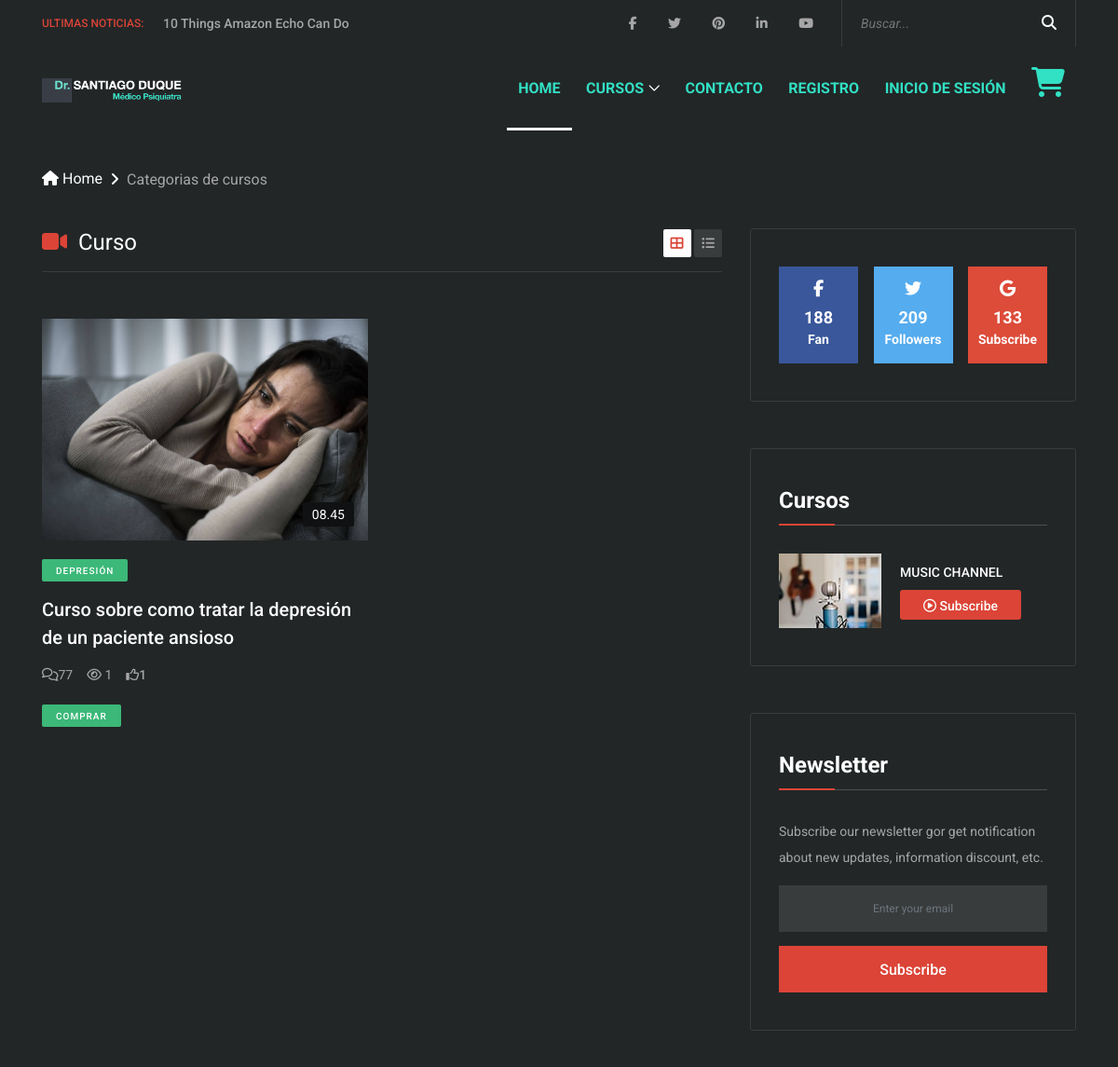
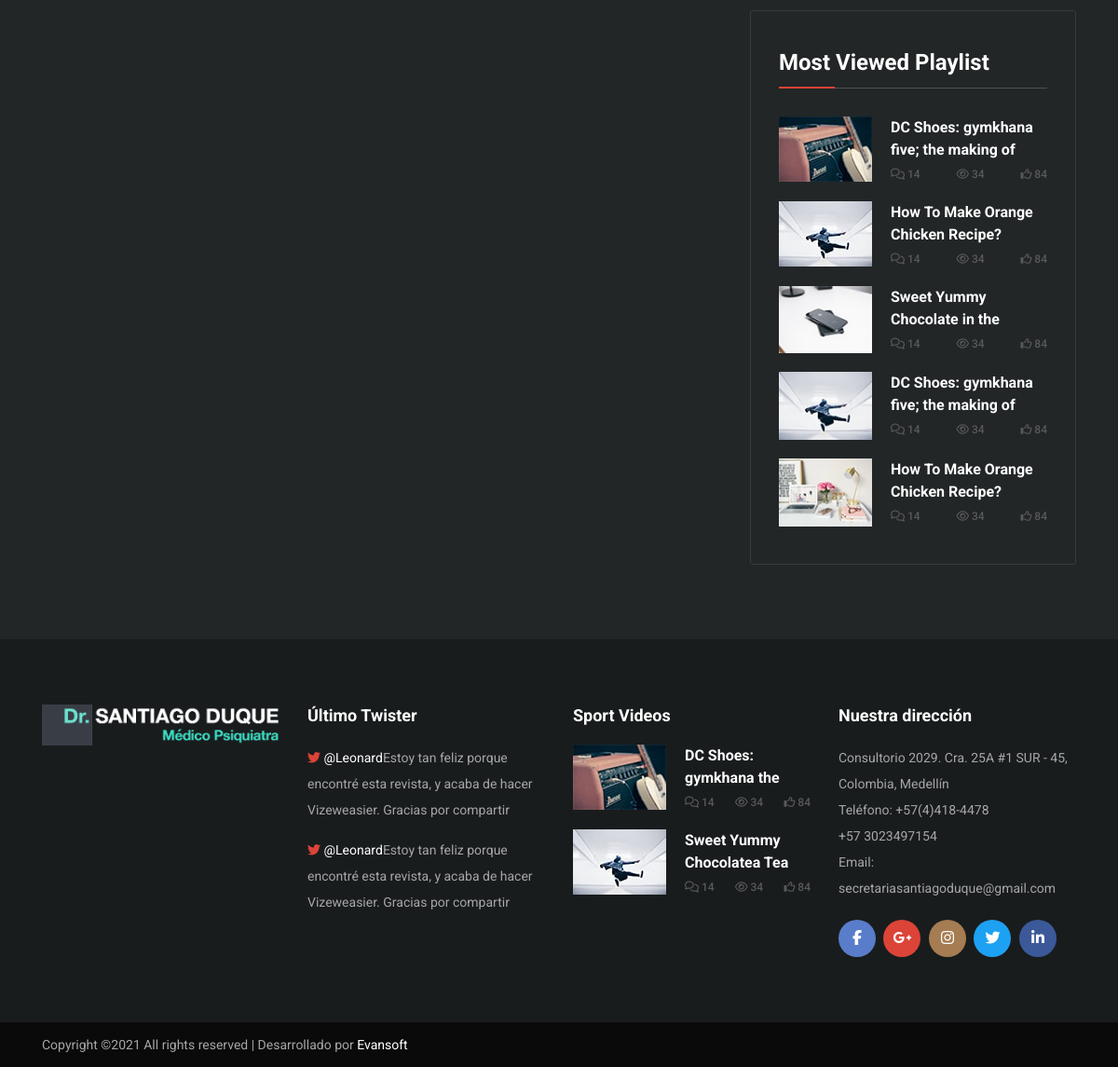
/cursos/0/1/, run on the app's committed database (2 pictures, top to bottom).
### a/models.py (models this page shows, shortened)
class subCategorias(models.Model):
	nombre = models.CharField(max_length=50)
	titulo = models.CharField(max_length=150,default="")
	intro = models.FileField(upload_to="Intro")
	precio = models.CharField(max_length=10)
	categoria = models.ForeignKey(Categoria,on_delete=models.CASCADE)
	duracion = models.CharField(max_length=6)
	descripcion = models.TextField()
	imagen = models.ImageField(upload_to="ImagenIntro")
	videoIntro = models.CharField(max_length=1000,default="https://www.youtube.com/embed/",null=True,blank=True)
	like = models.CharField(max_length=1000,default=0)
	fecha = models.CharField(max_length=10,default=date.today())
	consejo = models.CharField(max_length=200,default="")
	autor = models.CharField(max_length=50,default="")
	visto = models.CharField(max_length=1000,default=0)
	comentarios = models.CharField(max_length=10000,default=0)
	principal = models.BooleanField(default=False)

### a/views.py (the view)
# urls.py: url(r'^cursos/(\d+)/(\d+)/$',cursos,name="cursos"),
def cursos(request,estilo,pk):
	request.session['location'] = '/cursos/'+str(estilo)+'/'+str(pk)+'/'
	request.session['curso'] = pk
	request.session['estilo'] = estilo
	categoria = Categoria.objects.get(pk=pk)
	subcategoria = subCategorias.objects.filter(categoria=categoria)
	if request.is_ajax():
		sub = subCategorias.objects.get(pk=request.GET.get('id'))
		like = int(sub.like) + 1
		sub.like = like
		sub.save()
		return HttpResponse(like)
	cat = Categoria.objects.all()
	paginator = Paginator(subcategoria,6)
	page  = request.GET.get('page')
	try:
		products = paginator.page(page)
	except PageNotAnInteger :
		products = paginator.page(1)
	except EmptyPage:
		products = paginator.page(paginator.num_pages)
	pages = []
	for i in range(paginator.num_pages):
		pages.append(int(i) + 1)
	print(pages)
	if int(estilo) == 1:
		return render(request,'curso/archive-list.html',{'subcategoria':products,'categoria':cat,'productos':products,'lista':pages})
	return render(request,'curso/archive-grid.html',{'subcategoria':products,'categoria':cat,'productos':products,'lista':pages})

### template/curso/archive-grid.html (shortened to what this page needs)
{% extends './base.html' %}
{% load static %}
{% block content %}
    <div class="vizew-breadcrumb">
        <div class="container">
            <div class="row">
                <div class="col-12">
                    <nav aria-label="breadcrumb">
                        <ol class="breadcrumb">
                            <li class="breadcrumb-item"><a href="{% url 'home' %}"><i class="fa fa-home" aria-hidden="true"></i> Home</a></li>
                            <li class="breadcrumb-item active" aria-current="page">Categorias de cursos</li>
                        </ol>
                    </nav>
                </div>
            </div>
        </div>
    </div>
    <div class="vizew-grid-posts-area mb-80">
        <div class="container">
            <div class="row justify-content-center">
                <div class="col-12 col-lg-8">
                    <div class="archive-catagory-view mb-50 d-flex align-items-center justify-content-between">
                        <div class="archive-catagory">
                            <h4><i class="fa fa-video-camera" aria-hidden="true"></i>&nbsp;&nbsp;Curso</h4>
                        </div>
                        <div class="view-options">
                            <a href="{% url 'cursos' 0 request.session.curso %}" class="active"><i class="fa fa-th-large" aria-hidden="true"></i></a>
                            <a href="{% url 'cursos' 1 request.session.curso %}" ><i class="fa fa-list-ul" aria-hidden="true"></i></a>
                        </div>
                    </div>
                    <div class="row">
                        {% for i in subcategoria %}
                            <div class="col-12 col-md-6">
                                <div class="single-post-area mb-50">
                                    <div class="post-thumbnail">
                                        <img src="{{i.imagen.url}}" alt="">
                                        <span class="video-duration">{{i.duracion}}</span>
                                    </div>
                                    <div class="post-content">
                                        <a href="#" class="post-cata cata-sm cata-success">{{i.nombre}}</a>
                                        <a href="{% url 'videoIntro' i.pk %}" class="post-title">{{i.descripcion|truncatechars:60}}</a>
                                        <div class="post-meta d-flex">
                                            <span style="margin-right: 15px;"><i class="fa fa-comments-o" aria-hidden="true"></i>{{i.comentarios}}</span>
                                            <span style="margin-right: 15px;"><i class="fa fa-eye" aria-hidden="true"></i> {{i.visto}}</span>
                                            <a href="" type="button" id="{{i.pk}}"><i class="fa fa-thumbs-o-up" aria-hidden="true"></i><span id="like{{i.pk}}">{{i.like}}</span></a>
                                        </div>
                                    </div><br>
                                    <a href="#" class="post-cata cata-sm cata-success">COMPRAR</a>
                                </div>
                            </div>
                        {% endfor %}
                    </div>
                </div>
                <div class="col-12 col-md-6 col-lg-4">
                    <div class="sidebar-area">
                        <div class="single-widget followers-widget mb-50">
                            <a href="#" class="facebook"><i class="fa fa-facebook" aria-hidden="true"></i><span class="counter">198</span><span>Fan</span></a>
                            <a href="#" class="twitter"><i class="fa fa-twitter" aria-hidden="true"></i><span class="counter">220</span><span>Followers</span></a>
                            <a href="#" class="google"><i class="fa fa-google" aria-hidden="true"></i><span class="counter">140</span><span>Subscribe</span></a>
                        </div>
                        <div class="single-widget youtube-channel-widget mb-50">
                            <div class="section-heading style-2 mb-30">
                                <h4>Cursos</h4>
                                <div class="line"></div>
                            </div>
                            <div class="single-youtube-channel d-flex align-items-center">
                                <div class="youtube-channel-thumbnail">
                                    <img src="{% static 'curso/img/bg-img/25.jpg' %}" alt="">
                                </div>
                                <div class="youtube-channel-content">
                                    <a href="single-post.html" class="channel-title">Music Channel</a>
                                    <a href="#" class="btn subscribe-btn"><i class="fa fa-play-circle-o" aria-hidden="true"></i> Subscribe</a>
                                </div>
                            </div>
                        </div>
                        <div class="single-widget newsletter-widget mb-50">
                            <div class="section-heading style-2 mb-30">
                                <h4>Newsletter</h4>
                                <div class="line"></div>
                            </div>
                            <p>Subscribe our newsletter gor get notification about new updates, information discount, etc.</p>
                            <div class="newsletter-form">
                                <form action="#" method="post">
                                    <input type="email" name="nl-email" class="form-control mb-15" id="emailnl" placeholder="Enter your email">
                                    <button type="submit" class="btn vizew-btn w-100">Subscribe</button>
                                </form>
                            </div>
                        </div>
                        <div class="single-widget">
                            <div class="section-heading style-2 mb-30">
                                <h4>Most Viewed Playlist</h4>
                                <div class="line"></div>
                            </div>
                            <div class="single-blog-post d-flex">
                                <div class="post-thumbnail">
                                    <img src="{% static 'img/bg-img/1.jpg' %}" alt="">
                                </div>
                                <div class="post-content">
                                    <a href="single-post.html" class="post-title">DC Shoes: gymkhana five; the making of</a>
                                    <div class="post-meta d-flex justify-content-between">
                                        <a href="#"><i class="fa fa-comments-o" aria-hidden="true"></i> 14</a>
                                        <a href="#"><i class="fa fa-eye" aria-hidden="true"></i> 34</a>
                                        <a href="#"><i class="fa fa-thumbs-o-up" aria-hidden="true"></i> 84</a>
                                    </div>
                                </div>
                            </div>
                            <div class="single-blog-post d-flex">
                                <div class="post-thumbnail">
                                    <img src="{% static 'img/bg-img/2.jpg' %}" alt="">
                                </div>
                                <div class="post-content">
                                    <a href="single-post.html" class="post-title">How To Make Orange Chicken Recipe?</a>
                                    <div class="post-meta d-flex justify-content-between">
                                        <a href="#"><i class="fa fa-comments-o" aria-hidden="true"></i> 14</a>
                                        <a href="#"><i class="fa fa-eye" aria-hidden="true"></i> 34</a>
                                        <a href="#"><i class="fa fa-thumbs-o-up" aria-hidden="true"></i> 84</a>
                                    </div>
                                </div>
                            </div>
                            <div class="single-blog-post d-flex">
                                <div class="post-thumbnail">
                                    <img src="{% static 'img/bg-img/36.jpg' %}" alt="">
                                </div>
                                <div class="post-content">
                                    <a href="single-post.html" class="post-title">Sweet Yummy Chocolate in the</a>
                                    <div class="post-meta d-flex justify-content-between">
                                        <a href="#"><i class="fa fa-comments-o" aria-hidden="true"></i> 14</a>
                                        <a href="#"><i class="fa fa-eye" aria-hidden="true"></i> 34</a>
                                        <a href="#"><i class="fa fa-thumbs-o-up" aria-hidden="true"></i> 84</a>
                                    </div>
                                </div>
                            </div>
                            <div class="single-blog-post d-flex">
                                <div class="post-thumbnail">
                                    <img src="{% static 'img/bg-img/37.jpg' %}" alt="">
                                </div>
                                <div class="post-content">
                                    <a href="single-post.html" class="post-title">DC Shoes: gymkhana five; the making of</a>
                                    <div class="post-meta d-flex justify-content-between">
                                        <a href="#"><i class="fa fa-comments-o" aria-hidden="true"></i> 14</a>
                                        <a href="#"><i class="fa fa-eye" aria-hidden="true"></i> 34</a>
                                        <a href="#"><i class="fa fa-thumbs-o-up" aria-hidden="true"></i> 84</a>
                                    </div>
                                </div>
                            </div>
                            <div class="single-blog-post d-flex">
                                <div class="post-thumbnail">
                                    <img src="{% static 'img/bg-img/38.jpg' %}" alt="">
                                </div>
                                <div class="post-content">
                                    <a href="single-post.html" class="post-title">How To Make Orange Chicken Recipe?</a>
                                    <div class="post-meta d-flex justify-content-between">
                                        <a href="#"><i class="fa fa-comments-o" aria-hidden="true"></i> 14</a>
                                        <a href="#"><i class="fa fa-eye" aria-hidden="true"></i> 34</a>
                                        <a href="#"><i class="fa fa-thumbs-o-up" aria-hidden="true"></i> 84</a>
                                    </div>
                                </div>
                            </div>
                        </div>
                    </div>
                </div>
            </div>
        </div>
    </div>
{% endblock %}

### static/curso/css/classy-nav.css (style rules this page uses)
body { font-family: "Roboto", sans-serif; }
img { height: auto; max-width: 100%; }
.justify-content-between { -webkit-box-pack: justify; -ms-flex-pack: justify; justify-content: space-between; }
.justify-content-center { -webkit-box-pack: center; -ms-flex-pack: center; justify-content: center; }

### data on the page
subCategorias: imagen (picture), duracion "08.45", nombre "DEPRESIÓN", descripcion "Curso sobre como tratar la depresión de un paciente ansioso", comentarios "77", visto "1", like "1"
